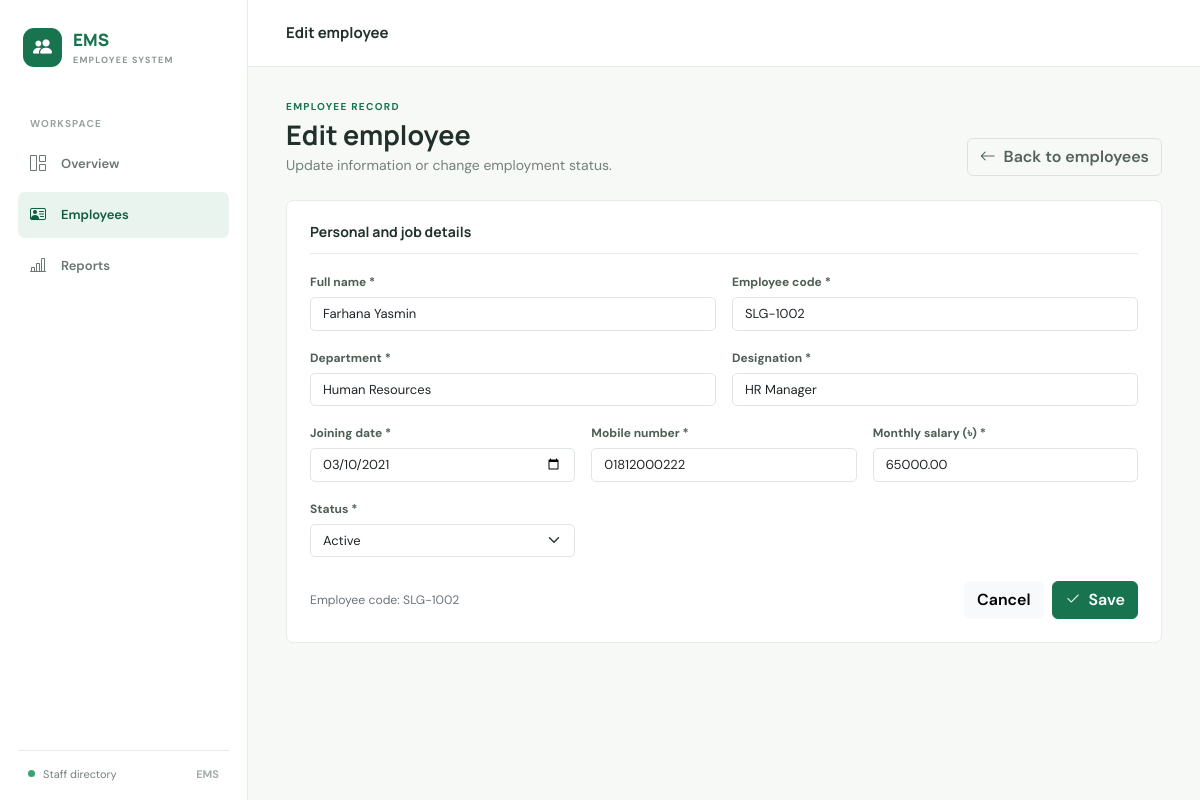
The app's page /employee_edit.php?id=2 with its own data.
### tables this page shows
CREATE TABLE IF NOT EXISTS `employees` (
    `id` INT AUTO_INCREMENT PRIMARY KEY,
    `employee_code` VARCHAR(50) NOT NULL UNIQUE,
    `employee_name` VARCHAR(100) NOT NULL,
    `department` VARCHAR(100) NOT NULL,
    `designation` VARCHAR(100) NOT NULL,
    `joining_date` DATE NOT NULL,
    `mobile_number` VARCHAR(20) NOT NULL,
    `salary` DECIMAL(10, 2) NOT NULL,
    `status` ENUM('Active', 'Inactive') NOT NULL DEFAULT 'Active',
    `created_at` TIMESTAMP DEFAULT CURRENT_TIMESTAMP,
    `updated_at` TIMESTAMP DEFAULT CURRENT_TIMESTAMP ON UPDATE CURRENT_TIMESTAMP
);

### config/database.php (called while the page is built, shortened)
<?php
function e(mixed $value): string
{
	return htmlspecialchars((string) $value, ENT_QUOTES, 'UTF-8');
}

### employee_edit.php (the view, shortened to what this page needs)
<?php
require_once __DIR__ . '/config/database.php';
$id = filter_input(INPUT_GET, 'id', FILTER_VALIDATE_INT);
$statement = $pdo->prepare('SELECT * FROM employees WHERE id = :id');
$statement->execute(['id' => $id]);
$employee = $statement->fetch();
require __DIR__ . '/includes/header.php';
?>
<section class="page-heading"><div><div class="eyebrow">EMPLOYEE RECORD</div><h1>Edit employee</h1><div class="page-subtitle">Update information or change employment status.</div></div><a class="btn btn-outline-secondary" href="employees.php"><i class="bi bi-arrow-left me-1"></i> Back to employees</a></section>
<form method="post" action="employee_edit.php?id=<?= (int) $id ?>" class="form-panel">
	<h2 class="form-section-title">Personal and job details</h2>
	<div class="row g-3">
		<div class="col-md-6"><label class="form-label" for="employee_name">Full name *</label><input class="form-control" id="employee_name" name="employee_name" maxlength="100" required value="<?= e($employee['employee_name']) ?>"></div>
		<div class="col-md-6"><label class="form-label" for="employee_code">Employee code *</label><input class="form-control" id="employee_code" name="employee_code" maxlength="50" required value="<?= e($employee['employee_code']) ?>"></div>
		<div class="col-md-6"><label class="form-label" for="department">Department *</label><input class="form-control" id="department" name="department" maxlength="100" required value="<?= e($employee['department']) ?>"></div>
		<div class="col-md-6"><label class="form-label" for="designation">Designation *</label><input class="form-control" id="designation" name="designation" maxlength="100" required value="<?= e($employee['designation']) ?>"></div>
		<div class="col-md-4"><label class="form-label" for="joining_date">Joining date *</label><input class="form-control" type="date" id="joining_date" name="joining_date" required value="<?= e($employee['joining_date']) ?>"></div>
		<div class="col-md-4"><label class="form-label" for="mobile_number">Mobile number *</label><input class="form-control" id="mobile_number" name="mobile_number" maxlength="20" required value="<?= e($employee['mobile_number']) ?>"></div>
		<div class="col-md-4"><label class="form-label" for="salary">Monthly salary (৳) *</label><input class="form-control" type="number" id="salary" name="salary" min="0.01" max="99999999.99" step="0.01" required value="<?= e($employee['salary']) ?>"></div>
		<div class="col-md-4"><label class="form-label" for="status">Status *</label><select class="form-select" id="status" name="status"><option value="Active" <?= $employee['status'] === 'Active' ? 'selected' : '' ?>>Active</option><option value="Inactive" <?= $employee['status'] === 'Inactive' ? 'selected' : '' ?>>Inactive</option></select></div>
	</div>
	<div class="d-flex justify-content-between align-items-center gap-2 mt-4"><span class="text-secondary small">Employee code: <?= e($employee['employee_code']) ?></span><div class="d-flex gap-2"><a class="btn btn-light" href="employees.php">Cancel</a><button class="btn btn-primary" type="submit"><i class="bi bi-check2 me-1"></i> Save</button></div></div>
</form>
<?php require __DIR__ . '/includes/footer.php'; ?>

### assets/css/app.css (style rules this page uses)
:root { --ink: #20302b; --muted: #74817b; --line: #e7ece8; --paper: #f7f9f7; --green: #18734f; --green-dark: #125b3e; --mint: #e8f4ed; --amber: #e7a53c; }
* { box-sizing: border-box; }
body { margin: 0; background: var(--paper); color: var(--ink); font-family: 'DM Sans', sans-serif; font-size: 14px; }
a { color: inherit; }
.eyebrow { color: var(--green); font-size: 10px; font-weight: 700; letter-spacing: 1.3px; text-transform: uppercase; }
h1, h2, h3, h4 { font-family: 'Manrope', sans-serif; font-weight: 700; letter-spacing: 0; }
h1 { margin: 5px 0 4px; font-size: 27px; }
.page-subtitle { color: var(--muted); }
.page-heading { display: flex; align-items: flex-end; justify-content: space-between; gap: 16px; margin-bottom: 24px; }
.btn { border-radius: 6px; font-weight: 600; }
.btn-primary { border-color: var(--green); background: var(--green); }
.btn-outline-secondary { border-color: #dce3de; color: #53625a; }
.metric-card, .panel, .form-panel { border: 1px solid var(--line); border-radius: 7px; background: #fff; }
.form-control, .form-select { border-color: #dfe6e1; border-radius: 5px; font-size: 13px; }
.form-label { margin-bottom: 6px; color: #4e5e55; font-size: 12px; font-weight: 700; }
.form-panel { padding: 23px; }
.form-section-title { margin: 0 0 17px; padding-bottom: 12px; border-bottom: 1px solid var(--line); font-size: 14px; }

### records on screen
employees: employee_name "Farhana Yasmin", employee_code "SLG-1002", department "Human Resources", designation "HR Manager", joining_date "03/10/2021", mobile_number "01812000222", salary "65000.00", status "Active"

### other values on screen
$pageTitle "Edit employee"
